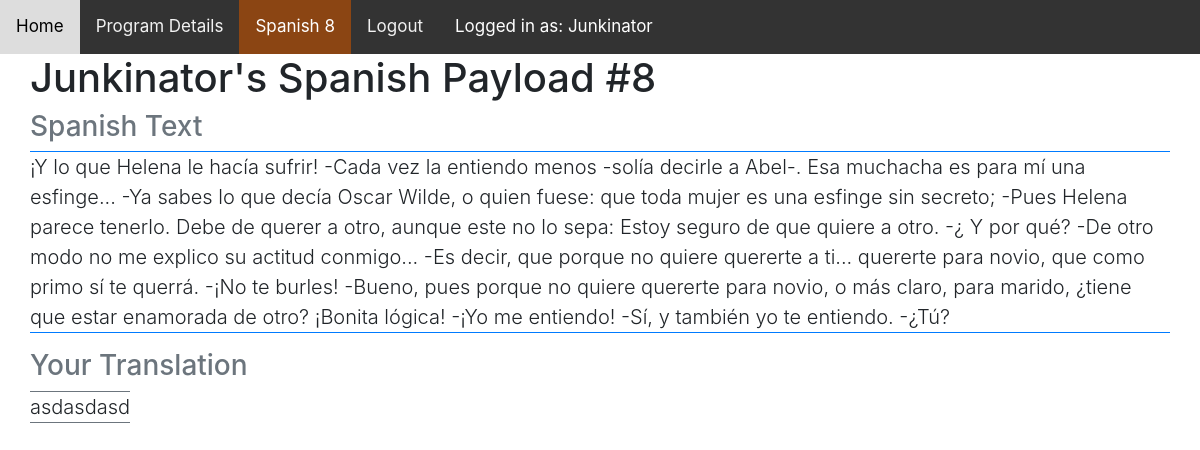
The app's page /retranslation/Junkinator/spanish/8 (signed in) with its own data.
### reTranslation/models.py (models this page shows, shortened)
class Payload(models.Model):
    program_choices = (
        ('french','French'),
        ('spanish','Spanish'),
        ('none','None'),
    )
    payloadnumber = models.IntegerField()
    content = models.TextField(default=None)
    programName = models.CharField(max_length=40,
                                   choices=program_choices,
                                   default='none')
    class Meta:
        ordering = ['programName','payloadnumber']
    def __str__(self):
        return self.programName + " " + str(self.payloadnumber)

class Program(models.Model):
    program_choices = (
        ('french','French'),
        ('spanish','Spanish',)
    )
    programName = models.CharField(max_length=40,
                                   choices=program_choices,
                                   default='spanish')
    programCount = models.IntegerField(default=0)
    member = models.ForeignKey(User, on_delete=models.CASCADE,
                               related_name='programs')
    firstname = models.CharField(max_length=40,null=False,default="")
    lastname = models.CharField(max_length=40, null=False,default="")
    created = models.DateTimeField(auto_now_add=True)
    startTime = models.TimeField(default=timezone.now)
    endTime = models.TimeField(default=timezone.now)
    active = models.BooleanField(default=False)
    served = models.BooleanField(default=False)
    totalCount = models.IntegerField(default=0)
    totalComplete = models.IntegerField(default=0)
    photo = models.ImageField(upload_to='programs/', blank=True)

class Reponse(models.Model):
    program = models.ForeignKey(Program,
                                on_delete=models.CASCADE,
                                related_name='reponses')
    payload = models.ForeignKey(Payload,
                                on_delete=models.PROTECT,
                                related_name='reponses')
    textresponse = models.TextField(max_length=100000,
                                    default=None,verbose_name="Your Translation")
    finished = models.BooleanField(default=False)
    created = models.DateTimeField(default=timezone.now)
    class Meta:
        ordering = ['payload__payloadnumber',]

### reTranslation/views.py (the view)
# urls.py: path('<slug:user>/<slug:programname>/<int:payloadnumber>', views.response_detail,
@login_required
def response_detail(request, user, programname, payloadnumber):
    if user != request.user.username:
        return redirect('retranslation:list_programs')
    program = get_object_or_404(Program,
                                member__username=user,
                                programName=programname)
    payload = get_object_or_404(Payload,
                                programName=programname,
                                payloadnumber=payloadnumber)
    new_response = None
    if request.method =='POST':
        response_form = ResponseForm(data=request.POST)
        if response_form.is_valid():
            new_response = response_form.save(commit=False)
            response = Reponse.objects.get(program__member__username=user,
                                           program__programName=programname,
                                           payload__payloadnumber=payloadnumber)
            response.textresponse = new_response.textresponse
            response.program = program
            response.finished = True
            response.created = timezone.now()
            response.save()
            new_response = True
    else:
        response_form = ResponseForm()
    try:
        response = Reponse.objects.get(program__member__username=user,
                                          program__programName=programname,
                                          payload__payloadnumber=payloadnumber)
        mylast = response.textresponse
        initdic = {"textresponse":mylast}
        response_form = ResponseForm(initial=initdic)
        if not response.finished:
            response = None
    except:
        response = None
        tempResponse = Reponse(program=program,
                               payload=payload,
                               textresponse="")
        program.programCount += 1
        program.save()
        tempResponse.program = program
        tempResponse.save()
    return render(request,
                  'reTranslation/responsedetail.html',
                  {'program':program,
                   'response':response,
                   'payload':payload,
                   'response_form':response_form,
                   'new_response':new_response})

### reTranslation/templates/reTranslation/responsedetail.html (shortened to what this page needs)
{% extends "reTranslation/base.html" %}
{% load static %}
{% load crispy_forms_filters %}
{% load crispy_forms_tags %}
{% block dynamicNav %}
    <a href="{% url 'retranslation:list_programs' %}">Home</a>
    <a href="{% url 'retranslation:program_detail' user=request.user.username programname=program.programName %}">
        Program Details
        <a class="active">{{ payload|capfirst }}</a>
    </a>
    {% if request.user.is_authenticated %}
        <a href="{% url 'retranslation:logout' %}">Logout</a>
    {% endif %}
    <a class="text-white">Logged in as: {{ request.user.username|capfirst }}</a>
{% endblock %}
{% block content %}
    <div class="container">
        <div class="row">
            <h1>{{ program.member.username|capfirst }}'s {{ program.programName|capfirst }} Payload
                #{{ payload.payloadnumber }}</h1>
        </div>
        <div class="row">
            <h3 class="text-secondary">{{ program.programName|capfirst }} Text</h3>
        </div>
        <div class="row">
            <p class="lead text-body border-top border-bottom border-primary">
                {{ payload.content }}
            </p>
        </div>
        {% if response %}
            <div class="row">
                <h3 class="text-secondary">Your Translation</h3>
            </div>
            <div class="row">
                <p class="lead text-body border-top border-bottom border-secondary">
                    {{ response.textresponse }}
                </p>
            </div>
        {% endif %}
    </div>
{% endblock %}

### reTranslation/static/translation.css (style rules this page uses)
.topnav a { float: left; color: #f2f2f2; text-align: center; padding: 14px 16px; text-decoration: none; font-size: 17px; }
.topnav a.active { background-color: saddlebrown; color: white; }

### records on screen
Payload: programName+payloadnumber "Spanish 8", payloadnumber "8", content "¡Y lo que Helena le hacía sufrir! -Cada vez la entiendo menos -solía decirle a Abel-. Esa muchacha es para mí una esfinge... -Ya sabes lo que decía Oscar Wilde, o quien fuese: que toda mujer es una esfinge sin secreto; -Pues Helena parece tenerlo. Debe de querer a otro, aunque este no lo sepa: Estoy seguro de que quiere a otro. -¿ Y por qué? -De otro modo no me explico su actitud conmigo... -Es decir, que porque no quiere quererte a ti... quererte para novio, que como primo sí te querrá. -¡No te burles! -Bueno, pues porque no quiere quererte para novio, o más claro, para marido, ¿tiene que estar enamorada de otro? ¡Bonita lógica! -¡Yo me entiendo! -Sí, y también yo te entiendo. -¿Tú?"
Program: member.username "Junkinator", programName "Spanish"
Reponse: textresponse "asdasdasd"

### other values on screen
{{ request.user.username|capfirst }} "Junkinator"
